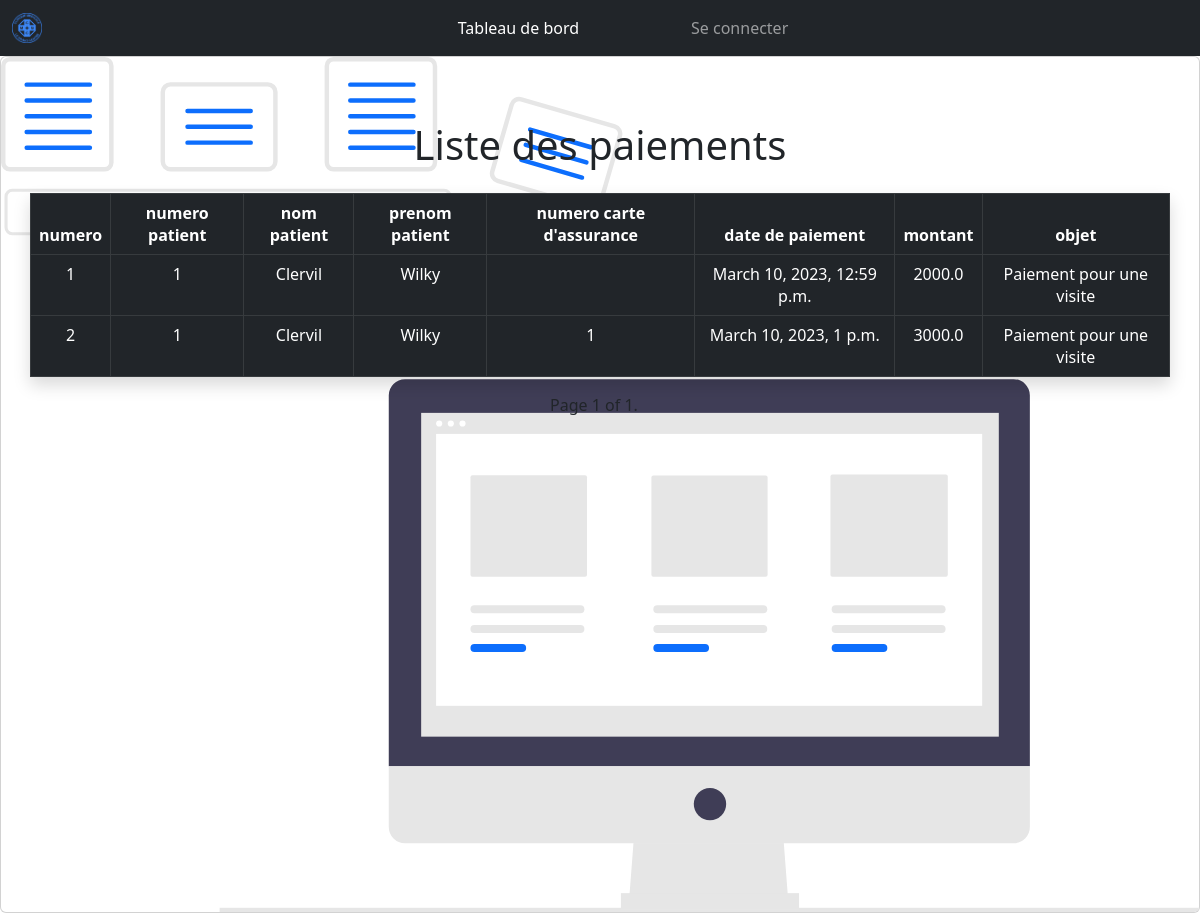
The page /comptabilite/liste_paiement/ on the database its author committed.
### comptabilite/models.py (models this page shows, shortened)
class Paiement(models.Model):
    num_paiement = models.AutoField(primary_key=True)
    num_patient = models.ForeignKey(acmodels.Patient, on_delete=models.CASCADE)
    num_carte_assurance = models.ForeignKey(CarteAssurance, on_delete=models.CASCADE, null=True, blank=True)
    date_paiement = models.DateTimeField(auto_now_add=True)
    montant = models.FloatField()
    objet_paiement = models.CharField(max_length=50)

class CarteAssurance(models.Model):
    num_carte_assurance = models.AutoField(primary_key=True)
    num_patient = models.ForeignKey(acmodels.Patient, on_delete=models.CASCADE)
    date_expiration = models.DateField()

### accueil/models.py (models this page shows, shortened)
class Patient (models.Model):
    num_patient = models.AutoField(primary_key=True)
    nom_patient = models.CharField(max_length=20)
    prenom_patient = models.CharField(max_length=20)
    adresse_patient = models.CharField(max_length=255)
    no_tel_patient = models.IntegerField()
    date_naissance = models.DateField()
    groupe_sanguin = models.CharField(max_length=1, null=True,blank=True)

### comptabilite/views.py (the view)
# urls.py: path('liste_paiement/',views.ListePaiement.as_view(),name='liste_paiement'),
class ListePaiement(generic.ListView):
    model = models.Paiement
    template_name = 'comptabilite/liste_paiement.html'
    paginate_by = 8
    context_object_name = 'liste_paiement'

### comptabilite/templates/comptabilite/liste_paiement.html (shortened to what this page needs)
{% extends 'base.html' %}
{% load static %}
{% block content %}
    <div class="card">
        <img src="{% static 'svg2/undraw_data_processing_yrrv.svg' %}" class="card-img" alt="...">
        <div class="card-img-overlay w-100 justify-content-center d-flex mt-5">
            <div class="container">
                    <div class="row">
                        <h1 class="text-center">Liste des paiements</h1>
                        <table class="table shadow table-bordered mt-3">
                            <thead class="table-dark">
                                <tr>
                                    <th class="text-center" scope="col">numero</th>
                                    <th class="text-center" scope="col">numero patient</th>
                                    <th class="text-center" scope="col">nom patient</th>
                                    <th class="text-center" scope="col">prenom patient</th>
                                    <th class="text-center" scope="col">numero carte d'assurance</th>
                                    <th class="text-center" scope="col">date de paiement</th>
                                    <th class="text-center" scope="col">montant</th>
                                    <th class="text-center" scope="col">objet</th>
                                </tr>
                            </thead>
                            <tbody class="table-dark">
                                {% for paiement in page_obj %}
                                    <tr>
                                        <td class="text-center">{{paiement.num_paiement}}</td>
                                        <td class="text-center">{{paiement.num_patient.num_patient}}</td>
                                        <td class="text-center">{{paiement.num_patient.nom_patient}}</td>
                                        <td class="text-center">{{paiement.num_patient.prenom_patient}}</td>
                                        <td class="text-center">{% if paiement.num_carte_assurance %}{{paiement.num_carte_assurance.num_carte_assurance}}{% endif %}</td>
                                        <td class="text-center">{{paiement.date_paiement}}</td>
                                        <td class="text-center">{{paiement.montant}}</td>
                                        <td class="text-center">{{paiement.objet_paiement}}</td>
                                    </tr>
                                {% endfor %}
                            </tbody>
                        </table>
                        <div class="pagination d-flex justify-content-center">
                            <span class="step-links">
                                <span class="current">
                                    Page {{ page_obj.number }} of {{ page_obj.paginator.num_pages }}.
                                </span>
                            </span>
                        </div>
                    </div>
        </div>
    </div>
{% endblock content %}

### rows shown on the page
Paiement: num_paiement "1", num_patient.num_patient "1", num_patient.nom_patient "Clervil", num_patient.prenom_patient "Wilky", date_paiement "March 10, 2023, 12:59 p.m.", montant "2000.0", objet_paiement "Paiement pour une visite"
Paiement: num_paiement "2", num_patient.num_patient "1", num_patient.nom_patient "Clervil", num_patient.prenom_patient "Wilky", num_carte_assurance.num_carte_assurance "1", date_paiement "March 10, 2023, 1 p.m.", montant "3000.0", objet_paiement "Paiement pour une visite"

### other values the page prints
{{ page_obj.number }} "1"
{{ page_obj.paginator.num_pages }} "1"
